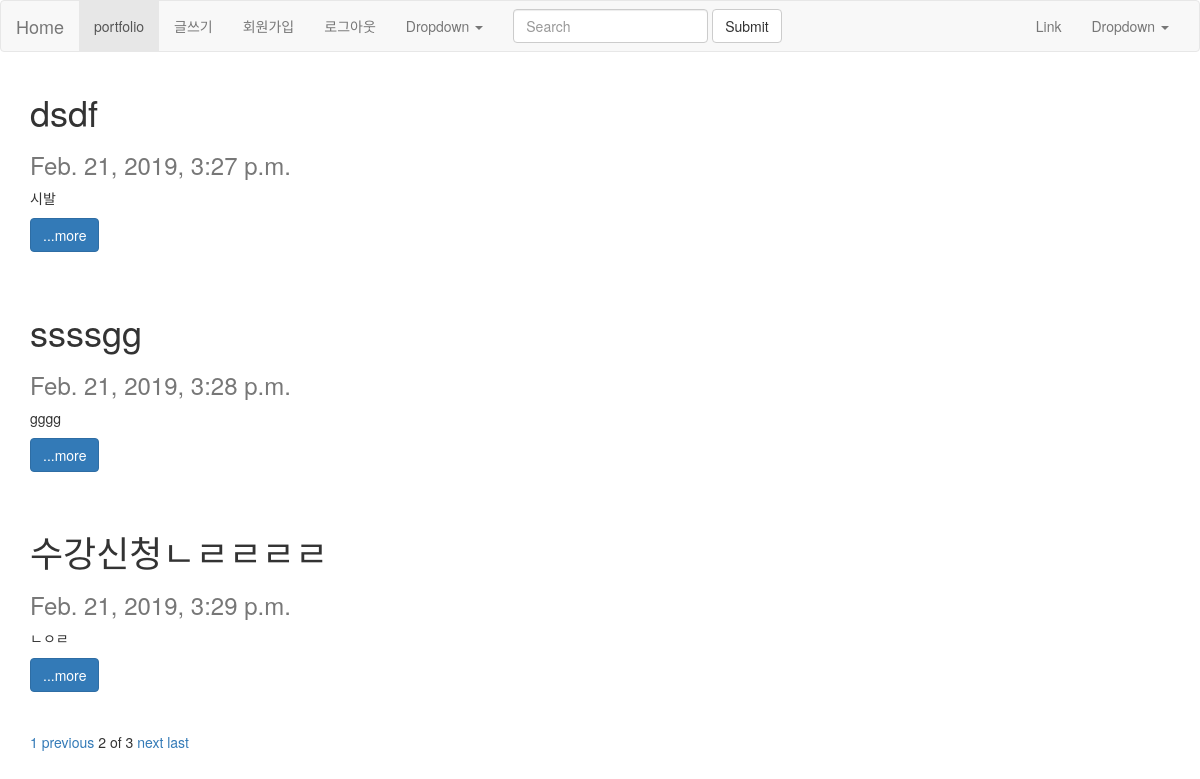
Page /?page=2 (signed in) on the committed database.
### blog/models.py (models this page shows, shortened)
class Blog(models.Model):
    title = models.CharField(max_length=200, null=False) # 값이 없음 허용하지 않음
    pub_date = models.DateTimeField('date published')
    body = models.TextField()
    def summary(self):
        return self.body[:100]

### blog/views.py (the view)
# urls.py: 2. Add a URL to urlpatterns:  path('', views.home, name='home')
def home(request):
    blogs = Blog.objects #.all()를 붙이면 home.html 에서 blogs.all -> blogs 로 대체 가능
    blog_list = Blog.objects.all() #모든 글을 대상으로
    paginator = Paginator(blog_list, 3) #3개를 한 페이지로 자른다
    page = request.GET.get('page')
    posts = paginator.get_page(page)
    return render(request, 'blog/home.html', {'blogs' : blogs, 'posts' : posts})

### blog/templates/blog/home.html (shortened to what this page needs)
{%extends "blog/layout.html"%}
{% load staticfiles %}
        {%block content%}
            {% for blog in posts %}
            <div class="container">
             <div class="card">
                <div class="card-body">
                  <h1 class="card-title">{{blog.title}}</h1>
                  <h3 class="card-subtitle mb-2 text-muted">{{blog.pub_date}}</h3>
                  <p class="card-text">{{blog.summary}}</p>
                  <a href="{% url 'details' blog.id%}" class="btn btn-primary">...more</a>
                </div>
              </div>
            </div>
            <br><br>
            {%endfor%}
        <div class='container'>
          {%if posts.has_previous%}
          <a href="?page=1">1</a>
          <a href="?page={{posts.previous_page_number}}">previous</a>
          {%endif%}
          <span>{{posts.number}}</span>
          <span>of</span>
          <span>{{posts.paginator.num_pages}}</span>
          {%if posts.has_next%}
          <a href="?page={{posts.next_page_number}}">next</a>
          <a href="?page={{posts.paginator.num_pages}}">last</a>
          {%endif%}
        </div>
        {%endblock%}

### rows in the picture
Blog: title "dsdf", pub_date "Feb. 21, 2019, 3:27 p.m.", summary "시발"
Blog: title "ssssgg", pub_date "Feb. 21, 2019, 3:28 p.m.", summary "gggg"
Blog: title "수강신청ㄴㄹㄹㄹㄹ", pub_date "Feb. 21, 2019, 3:29 p.m.", summary "ㄴㅇㄹ"

### other values in the picture
{{ posts.number }} "2"
{{ posts.paginator.num_pages }} "3"
